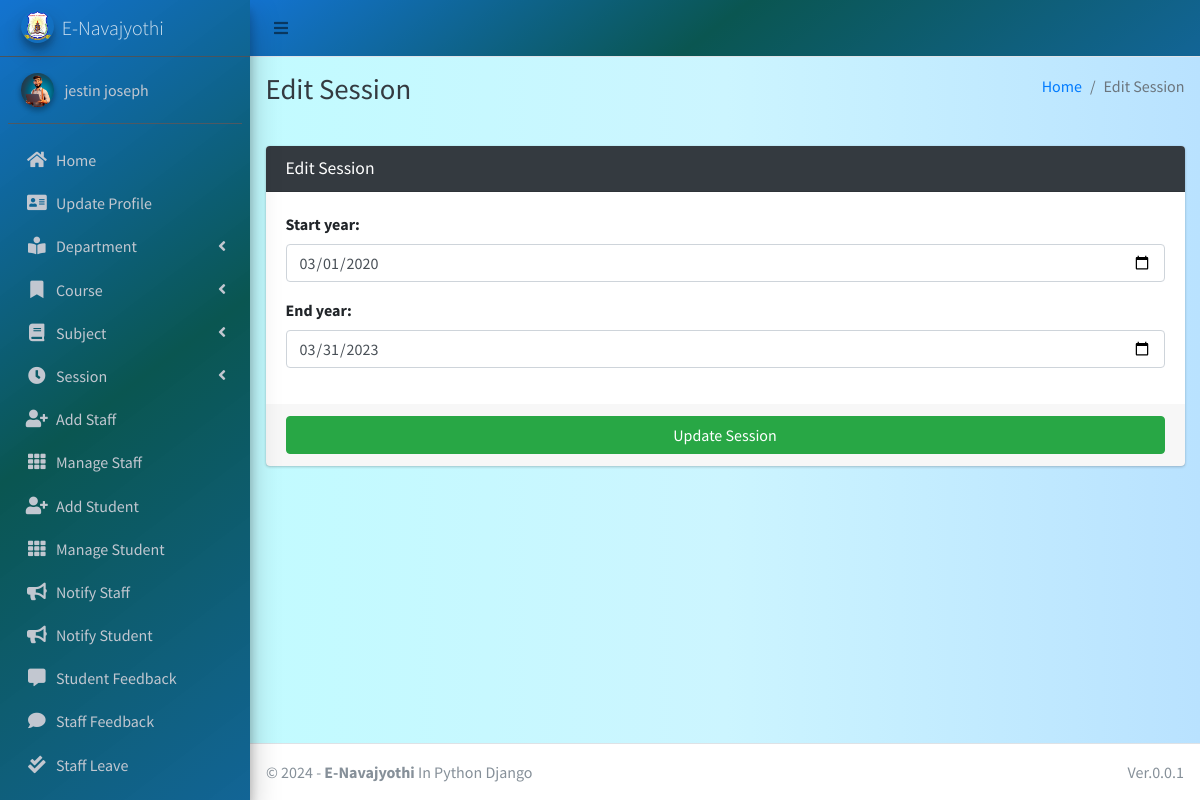
Screenshot of /session/edit/1 (signed in) with the database file from the repository.
### main_app/models.py (models this page shows, shortened)
class CustomUser(AbstractUser):
    USER_TYPE = ((1, "HOD"), (2, "Staff"), (3, "Student"))
    GENDER = [("M", "Male"), ("F", "Female")]
    username = None  # Removed username, using email instead
    email = models.EmailField(unique=True)
    user_type = models.CharField(default=1, choices=USER_TYPE, max_length=1)
    gender = models.CharField(max_length=1, choices=GENDER)
    profile_pic = models.ImageField()
    address = models.TextField()
    fcm_token = models.TextField(default="")  # For firebase notifications
    created_at = models.DateTimeField(auto_now_add=True)
    updated_at = models.DateTimeField(auto_now=True)
    USERNAME_FIELD = "email"
    REQUIRED_FIELDS = []
    objects = CustomUserManager()
    phone_num = models.IntegerField(max_length=12 ,null=True,blank=False)
    aadhar_num = models.IntegerField(max_length=16,null=True,blank=False)
    date_of_birth = models.DateField(null=True,blank=False)
    def __str__(self):
        return self.first_name + "  " + self.last_name

class Session(models.Model):
    start_year = models.DateField()
    end_year = models.DateField()

### main_app/hod_views.py (the view)
def edit_session(request, session_id):
    instance = get_object_or_404(Session, id=session_id)
    form = SessionForm(request.POST or None, instance=instance)
    context = {'form': form, 'session_id': session_id,
               'page_title': 'Edit Session'}
    if request.method == 'POST':
        if form.is_valid():
            try:
                form.save()
                messages.success(request, "Session Updated")
                return redirect(reverse('edit_session', args=[session_id]))
            except Exception as e:
                messages.error(
                    request, "Session Could Not Be Updated " + str(e))
                return render(request, "hod_template/edit_session_template.html", context)
        else:
            messages.error(request, "Invalid Form Submitted ")
            return render(request, "hod_template/edit_session_template.html", context)
    else:
        return render(request, "hod_template/edit_session_template.html", context)

### main_app/forms.py
class SessionForm(FormSettings):
    def __init__(self, *args, **kwargs):
        super(SessionForm, self).__init__(*args, **kwargs)
    class Meta:
        model = Session
        fields = '__all__'
        widgets = {
            'start_year': DateInput(attrs={'type': 'date'}),
            'end_year': DateInput(attrs={'type': 'date'}),
        }

### main_app/templates/hod_template/edit_session_template.html
{% extends 'main_app/base.html' %}
{% load static %}
{% block page_title %}{{page_title}}{% endblock page_title %}
{% block content %}
<section class="content">
    <div class="container-fluid">
        <div class="row">
            <div class="col-md-12">
                <div class="card card-dark">
                    <div class="card-header">
                        <h3 class="card-title">{{page_title}}</h3>
                    </div>
                    {% include "main_app/form_template.html" with messages=messages  form=form button_text="Update Session"%}
                </div>
            </div>
        </div>
    </div>
</section>
{% endblock content %}

### main_app/templates/main_app/sidebar_template.html (shortened to what this page needs)
{% load static %}
<aside class="main-sidebar sidebar-dark-info elevation-4 " style="background: rgb(0,104,205);
background: linear-gradient(143deg, rgba(0,104,205,0.9248949579831933) 0%, rgba(0,79,74,0.9613095238095238) 49%, rgba(0,89,142,0.9276960784313726) 100%);">
    {% if request.user.user_type == '1' %}
    <a href="{% url 'admin_home' %}" class="brand-link">
        <img src="{% static 'dist/img/nava_logo.png' %} " alt="AdminLTE Logo"
            class="brand-image img-circle elevation-3" >
        <span class="brand-text font-weight-light">E-Navajyothi</span>
    </a>
      <div class="sidebar">
        <div class="user-panel mt-3 pb-3 mb-3 d-flex">
            <div class="image">
                <img src="{{ request.user.profile_pic}}" class="img-circle elevation-2" alt="User Image">
            </div>
            <div class="info">
                <a href="#" class="d-block">{{user}}</a>
            </div>
        </div>
        <nav class="mt-2 ">
            <ul class="nav nav-pills nav-sidebar flex-column " data-widget="treeview" role="menu" data-accordion="false">
                <li class="nav-item">
                    {% url 'admin_home' as admin_home %}
                    <a href="{{admin_home}}" class="nav-link {% if admin_home == request.path %} active {% endif %}">
                        <i class="nav-icon fas fa-home"></i>
                        <p >
                            Home
                        </p>
                    </a>
                </li>
                <li class="nav-item">
                    {% url 'admin_view_profile' as admin_view_profile %}
                    <a href="{{admin_view_profile}}"
                        class="nav-link {% if admin_view_profile == request.path %} active {% endif %}">
                        <i class="nav-icon fas fa-address-card"></i>
                        <p>
                            Update Profile
                        </p>
                    </a>
                </li>
            <li class="nav-item has-treeview">
                    <a href="#" class="nav-link">
                        <i class="nav-icon fas fa-book-reader"></i>
                        <p>
                            Department
                            <i class="fas fa-angle-left right"></i>
                        </p>
                    </a>
                </li>
                <li class="nav-item has-treeview">
                    <a href="#" class="nav-link">
                        <i class="nav-icon fas fa-bookmark"></i>
                        <p>
                            Course
                            <i class="fas fa-angle-left right"></i>
                        </p>
                    </a>
                </li>
                <li class="nav-item has-treeview">
                    <a href="#" class="nav-link">
                        <i class="nav-icon fas fa-book"></i>
                        <p>
                            Subject
                            <i class="fas fa-angle-left right"></i>
                        </p>
                    </a>
                </li>
                <li class="nav-item has-treeview">
                    <a href="#" class="nav-link">
                        <i class="nav-icon fas fa-clock"></i>
                        <p>
                            Session
                            <i class="fas fa-angle-left right"></i>
                        </p>
                    </a>
                </li>
                <li class="nav-item">
                    {% url 'add_staff' as add_staff %}
                    <a href="{{add_staff}}" class="nav-link {% if add_staff == request.path %} active {% endif %}">
                        <i class="nav-icon fas fa-user-plus"></i>
                        <p>
                            Add Staff
                        </p>
                    </a>
                </li>
                <li class="nav-item">
                    {% url 'manage_staff' as manage_staff %}
                    {% url 'edit_staff' staff_id as edit_staff %}
                    <a href="{{manage_staff}}"
                        class="nav-link {% if manage_staff == request.path or request.path == edit_staff %} active {% endif %}">
                        <i class="nav-icon fas fa-th"></i>
                        <p>
                            Manage Staff
                        </p>
                    </a>
                </li>
                <li class="nav-item">
                    {% url 'add_student' as add_student%}
                    <a href="{{add_student}}" class="nav-link  {% if add_student == request.path %} active {% endif %}">
                        <i class="nav-icon fas fa-user-plus"></i>
                        <p>
                            Add Student
                        </p>
                    </a>
                </li>
                <li class="nav-item">
                    {% url 'manage_student' as manage_student %}
                    {% url 'edit_student' student_id as edit_student %}
                    <a href="{{manage_student}}"
                        class="nav-link  {% if edit_student == request.path or manage_student == request.path %} active {% endif %}">
                        <i class="nav-icon fas fa-th"></i>
                        <p>
                            Manage Student
                        </p>
                    </a>
                </li>
                <li class="nav-item">
                    {% url 'admin_notify_staff' as admin_notify_staff %}
                    <a href="{{admin_notify_staff}}"
                        class="nav-link {% if admin_notify_staff == request.path %} active {% endif %}">
                        <i class="nav-icon fas fa-bullhorn"></i>
                        <p>
                            Notify Staff
                        </p>
                    </a>
                </li>
                <li class="nav-item">
                    {% url 'admin_notify_student' as admin_notify_student %}
                    <a href="{{admin_notify_student}}"
                        class="nav-link {% if admin_notify_student == request.path %} active {% endif %}">
                        <i class="nav-icon fas fa-bullhorn"></i>
                        <p>
                            Notify Student
                        </p>
                    </a>
                </li>
                <li class="nav-item">
                    {% url 'student_feedback_message' as student_feedback_message %}
                    <a href="{{ student_feedback_message }}"
                        class="nav-link  {% if student_feedback_message == request.path %} active {% endif %}">
                        <i class="nav-icon fas fa-comment-alt"></i>
                        <p>
                            Student Feedback
                        </p>
                    </a>
                </li>
                <li class="nav-item">
                    {% url 'staff_feedback_message' as staff_feedback_message %}
                    <a href="{{staff_feedback_message}}"
                        class="nav-link   {% if staff_feedback_message == request.path %} active {% endif %}">
                        <i class="nav-icon fas fa-comment"></i>
                        <p>
                            Staff Feedback
                        </p>
                    </a>
                </li>
                <li class="nav-item">
                    {% url 'view_staff_leave' as view_staff_leave %}
                    <a href="{{view_staff_leave}}"
                        class="nav-link  {% if view_staff_leave == request.path %} active {% endif %}">
                        <i class="nav-icon fas fa-check-double"></i>
                        <p>
                            Staff Leave
                        </p>
                    </a>
                </li>
                                        {% endif %}
                                        <li class="nav-item">
                                            <a href="{% url 'user_logout' %}"
                                                onclick="return confirm('Your session would be terminated.\n\nProceed?')"
                                                class="nav-link">
                                            </a>
                                        </li>
                                    </ul>
                                </nav>
                            </div>
</aside>

### main_app/templates/main_app/form_template.html (shortened to what this page needs)
<form role="form" method="POST" enctype="multipart/form-data">
    <div class="card-body">
        {% for field in form  %}
        <div class="form-group">
            {{field.label_tag}}
            {{field}}
        </div>
        {% endfor %}
    </div>
    <div class="card-footer">
        <button type="submit" class="btn btn-success btn-block">
            {% if button_text %}
            {{button_text}}
            {% else %}
            Submit
            {% endif %}
        </button>
    </div>
</form>

### rows the page displays
CustomUser: user.profile_pic (picture), first_name+last_name "jestin joseph"
Session: form "03/01/2020" "03/31/2023"

### other values shown
{{ page_title }} "Edit Session"
{{ field.label_tag }} "Start year:" "End year:"
{{ button_text }} "Update Session"
